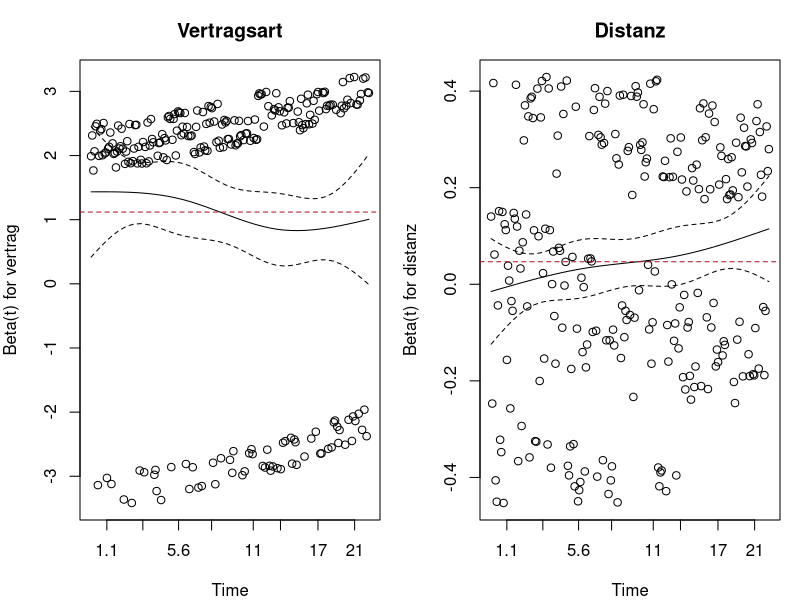
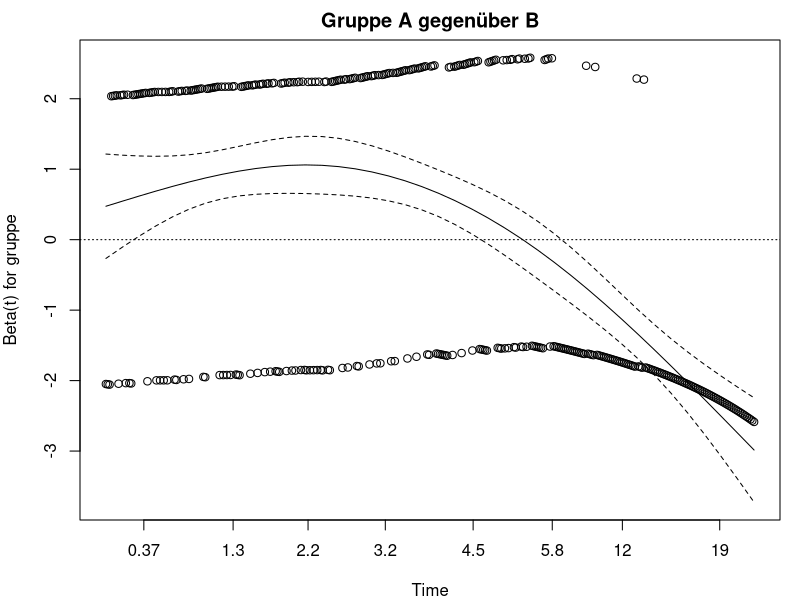

Here is the R script that generated these plots, in order:
## ---- chunk 1
#| label: setup-r
#| include: false
library(survival)

# Derselbe Abo-Datensatz wie auf den beiden vorangehenden Seiten.
lehmer <- function(saat, anzahl) {
  s <- saat
  raus <- numeric(anzahl)
  for (k in seq_len(anzahl)) {
    s <- (16807 * s) %% 2147483647
    raus[k] <- s / 2147483647
  }
  raus
}

n <- 400
vertrag <- factor(ifelse(lehmer(7001, n) < 0.55, "Monat", "Jahr"),
                  levels = c("Jahr", "Monat"))
distanz <- round(0.5 + 14.5 * lehmer(7002, n), 1)
rate <- 0.018 * exp(0.85 * (vertrag == "Monat") + 0.045 * distanz)
zeit_ereignis <- -log(lehmer(7003, n)) / rate
stichtag <- 24

abo <- data.frame(
  zeit = pmin(zeit_ereignis, stichtag),
  status = as.integer(zeit_ereignis <= stichtag),
  vertrag = vertrag,
  distanz = distanz
)
## ---- chunk 2
#| label: b1-cox-r
modell <- coxph(Surv(zeit, status) ~ vertrag + distanz, data = abo)
summary(modell)
## ---- chunk 3
#| label: fig-b2-cox-r
#| fig-cap: "Beispiel 2: Schoenfeld-Residuen je Prädiktor. Ein waagrechter Verlauf spricht für proportionale Hazards."
#| fig-height: 3.4
pruefung <- cox.zph(modell)
pruefung

par(mfrow = c(1, 2), mar = c(4, 4, 3, 1))
plot(pruefung[1], main = "Vertragsart")
abline(h = coef(modell)[1], col = "#b2182b", lty = 2)
plot(pruefung[2], main = "Distanz")
abline(h = coef(modell)[2], col = "#b2182b", lty = 2)
par(mfrow = c(1, 1))
## ---- chunk 4
#| label: b3-cox-r
abo$trainingsminuten <- round(55 + 15 * qnorm(lehmer(5555, nrow(abo))))

modell_b <- coxph(Surv(zeit, status) ~ vertrag + distanz + trainingsminuten,
                  data = abo)
round(summary(modell_b)$conf.int[, c("exp(coef)", "lower .95", "upper .95")], 4)
round(summary(modell_b)$coefficients[, "Pr(>|z|)"], 4)

# Vergleich der beiden Modelle
round(c(konkordanz_ohne = summary(modell)$concordance[1],
        konkordanz_mit = summary(modell_b)$concordance[1]), 4)
round(c(AIC_ohne = AIC(modell), AIC_mit = AIC(modell_b)), 2)
anova(modell, modell_b)
## ---- chunk 5
#| label: fig-b4-cox-r
#| fig-cap: "Beispiel 4: Schoenfeld-Residuen bei verletzter Annahme — der Effekt fällt sichtbar mit der Zeit."
#| fig-height: 3.2
m <- 250
frueh <- -log(lehmer(5151, m)) / 0.16
spaet <- 6 - log(lehmer(5252, m)) / 0.004
a_zeit <- ifelse(frueh <= 6, frueh, spaet)
b_zeit <- -log(lehmer(5353, m)) / 0.075

kreuz <- data.frame(
  zeit = pmin(c(a_zeit, b_zeit), 24),
  status = as.integer(c(a_zeit, b_zeit) <= 24),
  gruppe = factor(rep(c("A", "B"), each = m), levels = c("B", "A"))
)

modell_c <- coxph(Surv(zeit, status) ~ gruppe, data = kreuz)
round(summary(modell_c)$conf.int[, c("exp(coef)", "lower .95", "upper .95")], 4)
round(summary(modell_c)$coefficients[, "Pr(>|z|)"], 4)

pruefung_c <- cox.zph(modell_c)
pruefung_c

par(mar = c(4, 4, 2, 1))
plot(pruefung_c, main = "Gruppe A gegenüber B")
abline(h = 0, lty = 3)

# Getrennt nach Zeitabschnitt
frueh_teil <- transform(kreuz, z = pmin(zeit, 6),
                        s = as.integer(status == 1 & zeit <= 6))
spaet_teil <- subset(kreuz, zeit > 6)
round(c(
  bis_6 = exp(coef(coxph(Surv(z, s) ~ gruppe, data = frueh_teil))),
  ab_6 = exp(coef(coxph(Surv(zeit, status) ~ gruppe, data = spaet_teil)))
), 3)
## ---- chunk 6
#| label: b5-cox-r
modell_strat <- coxph(Surv(zeit, status) ~ distanz + strata(vertrag),
                      data = abo)
summary(modell_strat)

# Gegenüberstellung mit dem ungeschichteten Modell
round(rbind(
  ungeschichtet = summary(modell)$conf.int["distanz",
                                           c("exp(coef)", "lower .95", "upper .95")],
  geschichtet = summary(modell_strat)$conf.int["distanz",
                                               c("exp(coef)", "lower .95", "upper .95")]
), 4)
